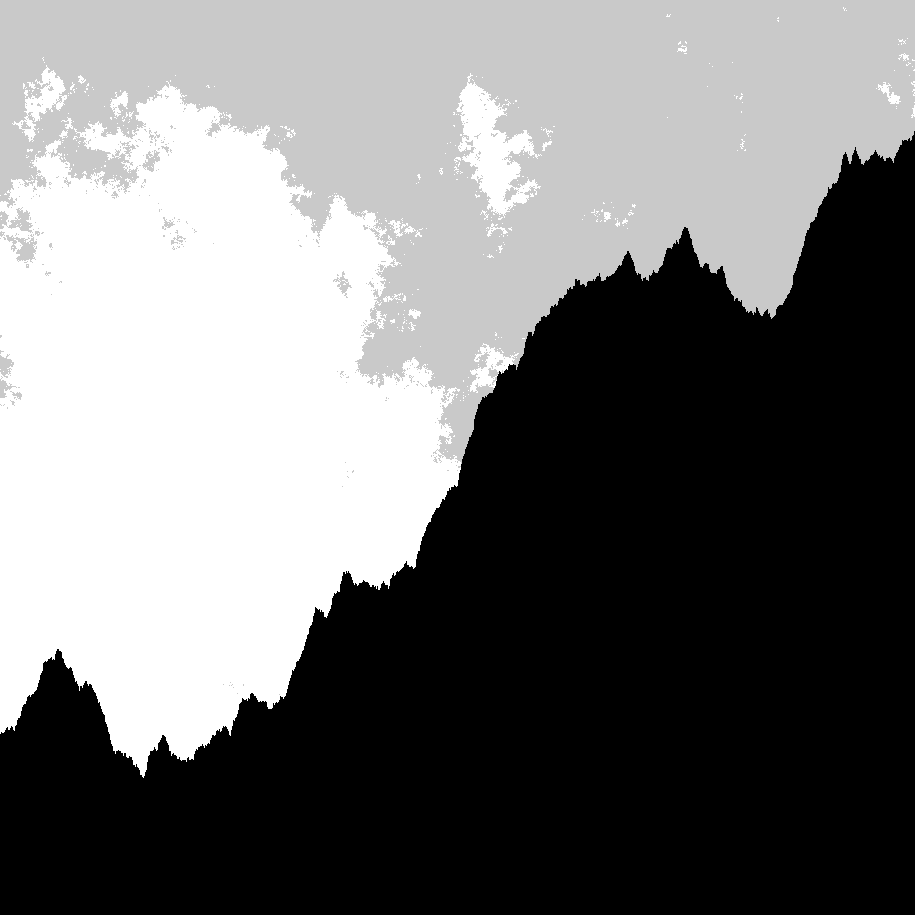
#> input picture images/mfTest1.png, 915 x 915 px, found by its file name
$ python colorReplace1.py
#> lines starting #> are read from the running program, lines starting #| are printed output that depends on the picture; after the words box and inside, x2 and y2 are one past the last pixel; in counts of white or black regions, pixels touching at a corner belong together
from PIL import Image
import numpy as np

im = Image.open('mfTest1.png')
#> im is the input picture: PIL image 915x915 RGB; min 0, max 255, mean 117.4
im = im.convert('RGBA')
#> im: PIL image 915x915 RGBA

data = np.array(im)   # "data" is a height x width x 4 numpy array
red, green, blue, alpha = data.T # Temporarily unpack the bands for readability
#> alpha: shape (915, 915); every value is 255

# Replace white with red... (leaves alpha values alone...)
whiteArea = (red == 255) & (blue == 255) & (green == 255)
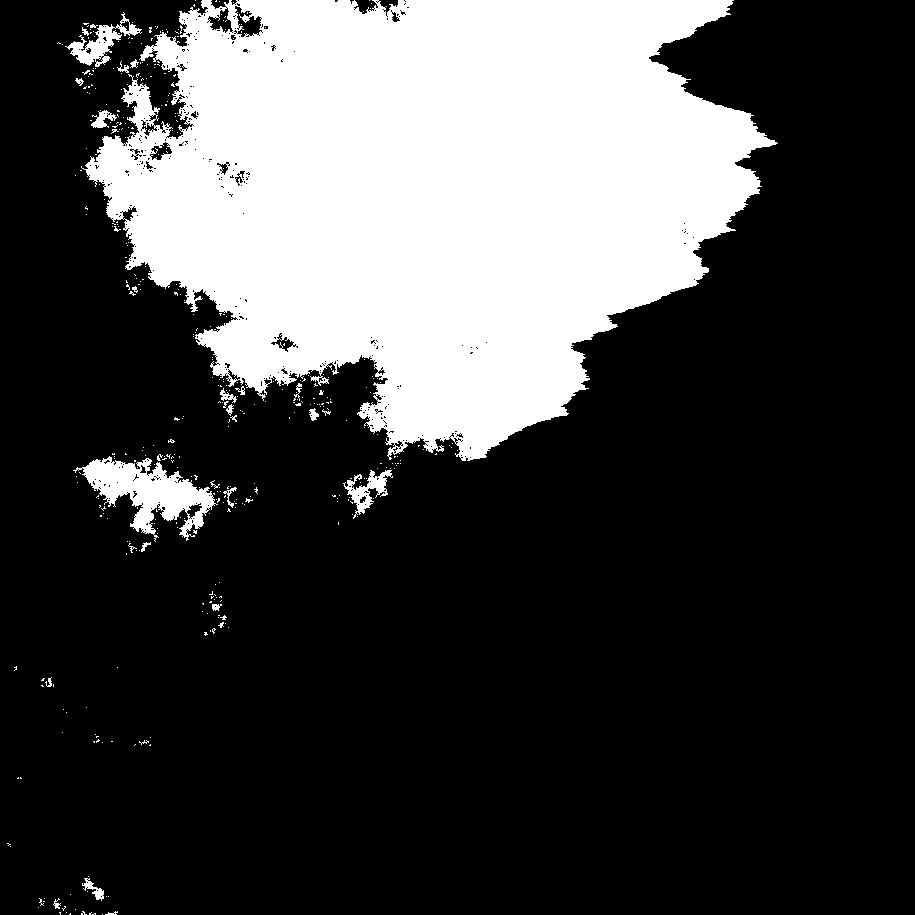
#> whiteArea: shape (915, 915) bool; 26.4% white; 425 white regions (397 under 20 px), largest, box (x1, y1, x2, y2) and area: (81, 0, 778, 461) 211302, (73, 456, 218, 542) 5079, (65, 12, 142, 67) 1223
greyArea = (red == 201) & (blue == 201) & (green == 201)
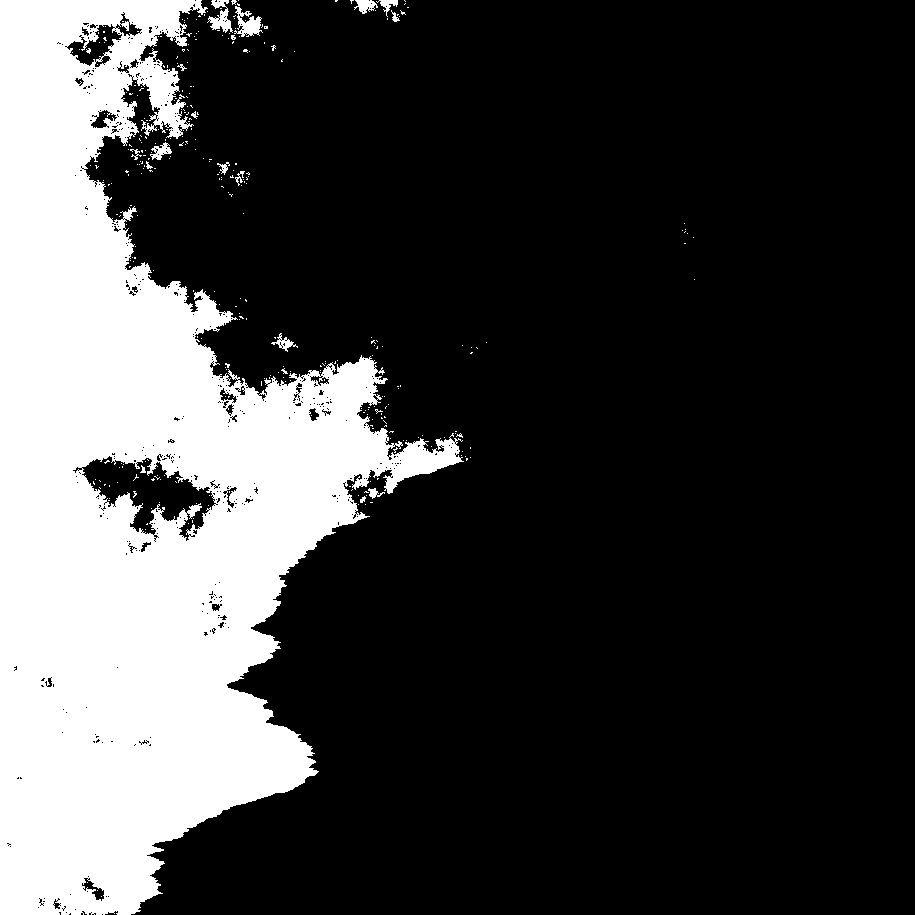
#> greyArea: shape (915, 915) bool; 24.9% white; 338 white regions (321 under 20 px), largest, box (x1, y1, x2, y2) and area: (0, 0, 464, 915) 205897, (234, 6, 263, 37) 431, (207, 0, 233, 33) 401
blackArea = (red == 0) & (blue == 0) & (green == 0)
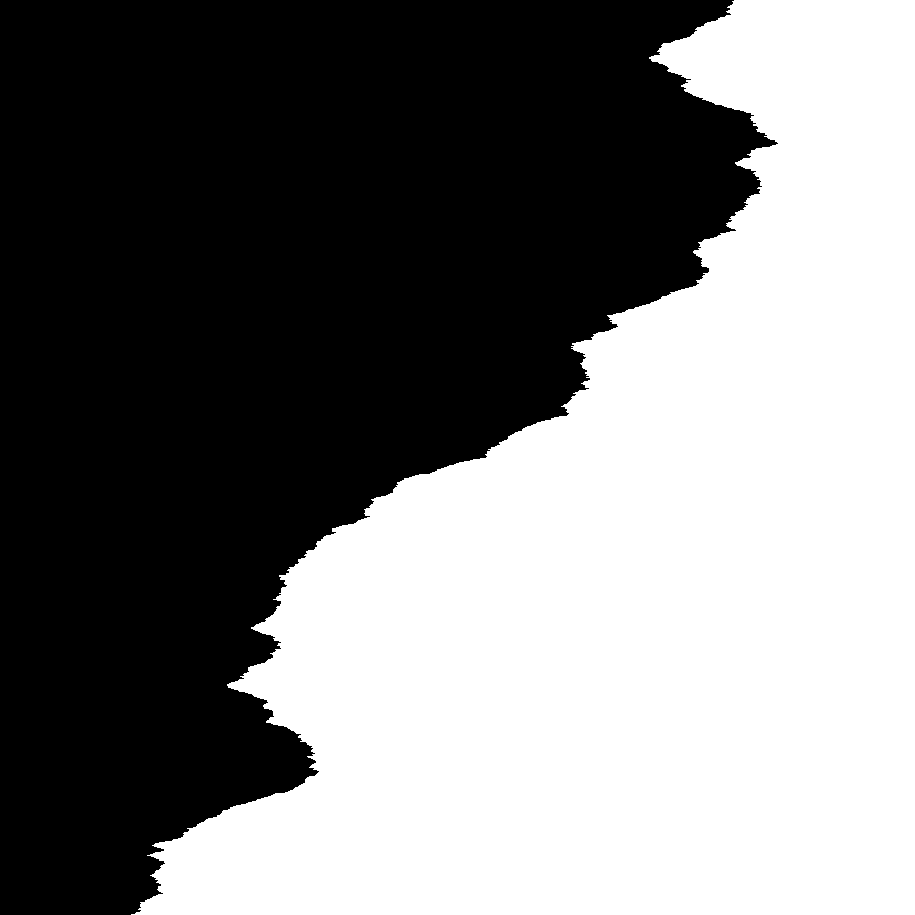
#> blackArea: shape (915, 915) bool; 48.7% white; 1 white region, box (x1, y1, x2, y2) and area: (131, 0, 915, 915) 407720

data[..., :-1][whiteArea.T] = (255, 0, 0) # Transpose back needed
data[..., :-1][greyArea.T] = (0, 255, 0) # Transpose back needed
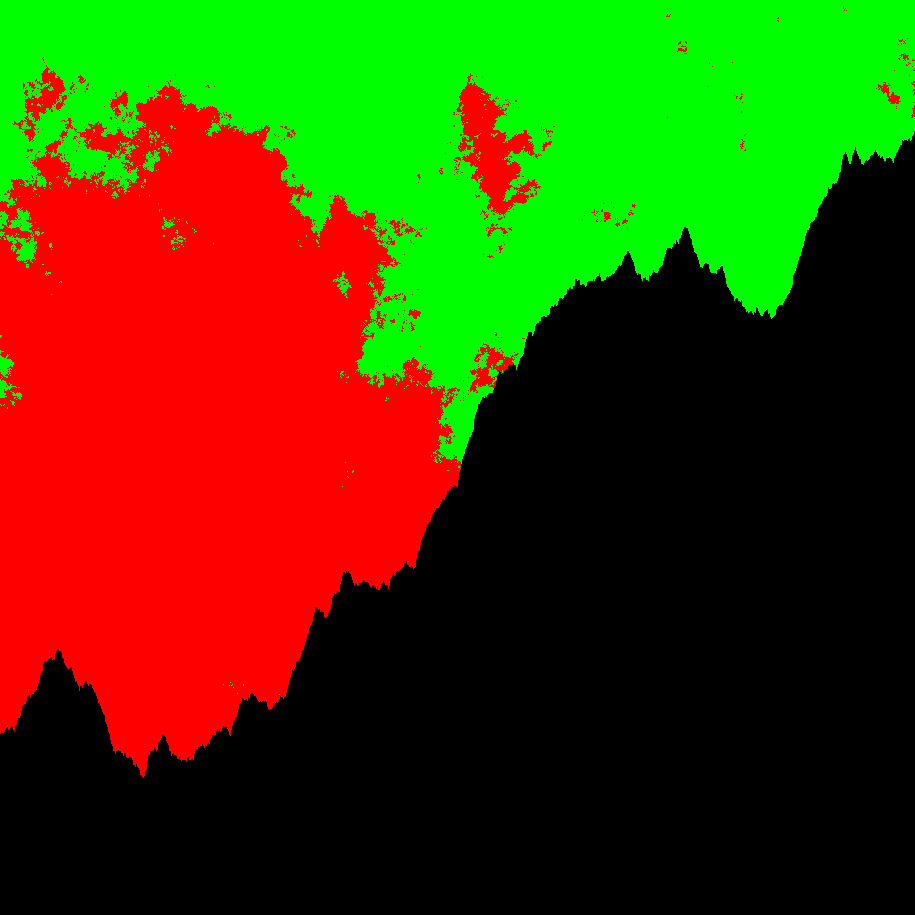
#> data: shape (915, 915, 4); mean R, G, B, A 67.3, 63.6, 0, 255
data[..., :-1][blackArea.T] = (0, 0, 255) # Transpose back needed
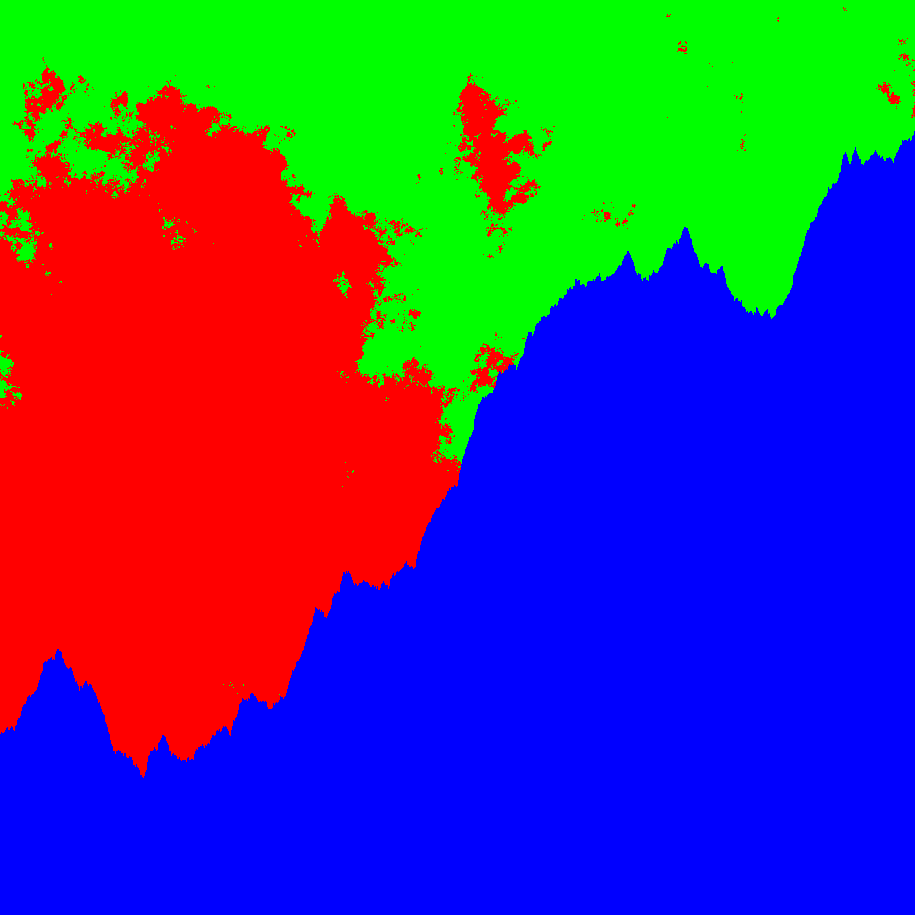
#> data: shape (915, 915, 4); mean R, G, B, A 67.3, 63.6, 124.2, 255

im2 = Image.fromarray(data)
im2.show()

$ run again, with images/compTest1.1_1.3.png copied over images/mfTest1.png
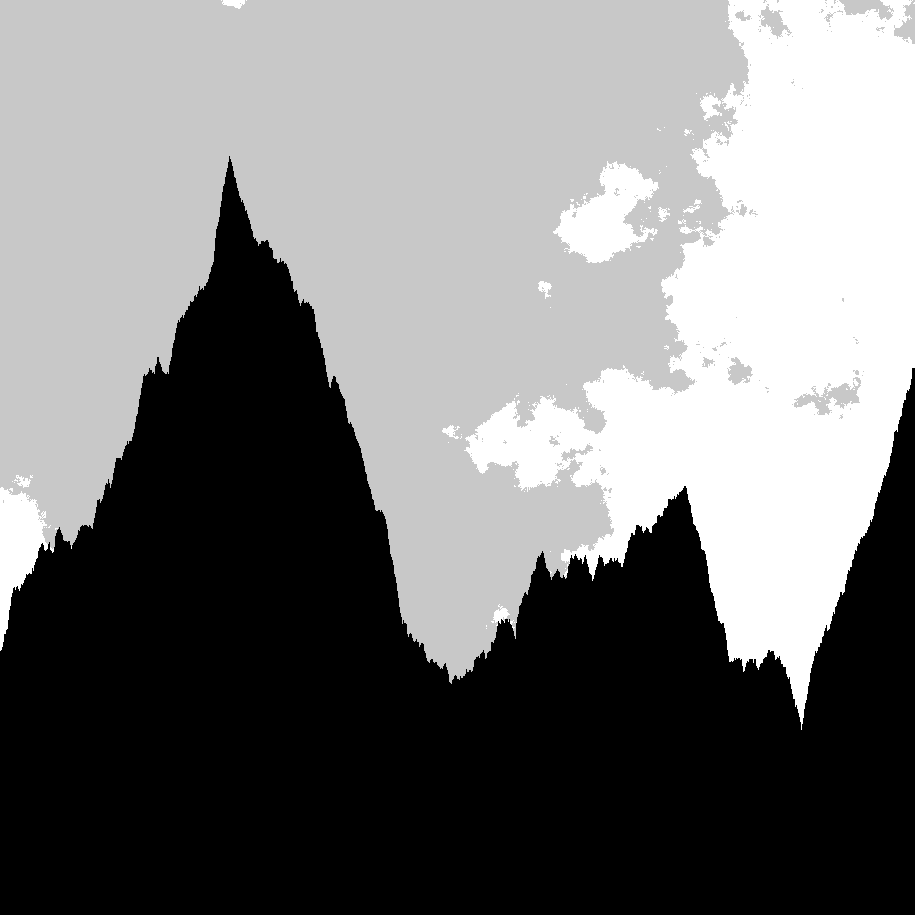
#> input picture images/compTest1.1_1.3.png, 915 x 915 px, found by its file name
#> im is the input picture: PIL image 915x915 RGBA; mean R, G, B, A 121.3, 121.3, 121.3, 255
#> alpha: shape (915, 915); every value is 255
#> `whiteArea = (red == 255) & (blue == 255) & (green == 255)`:
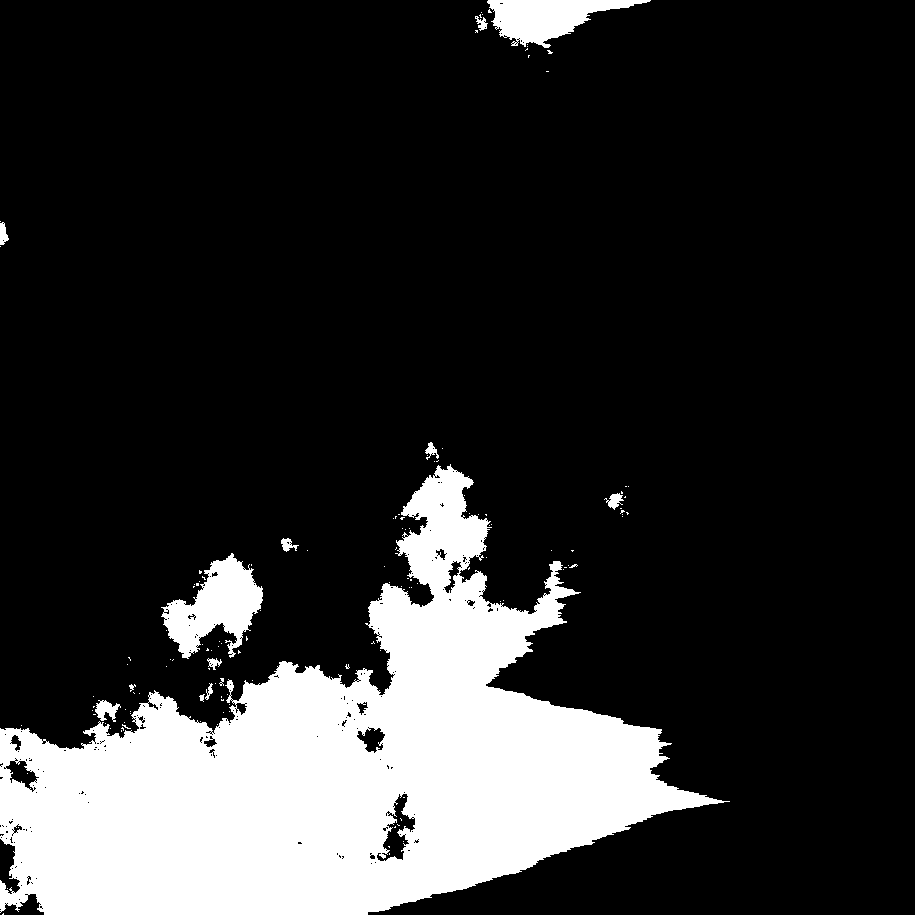
#> whiteArea: shape (915, 915) bool; 18.5% white; 136 white regions (122 under 20 px), largest, box (x1, y1, x2, y2) and area: (0, 464, 730, 915) 143982, (161, 553, 263, 659) 5424, (487, 0, 651, 48) 4003
#> greyArea: shape (915, 915) bool; every value is 0
#> blackArea: shape (915, 915) bool; 44.4% white; 1 white region, box (x1, y1, x2, y2) and area: (156, 0, 915, 915) 371931
#> `data[..., :-1][blackArea.T] = (0, 0, 255)`:
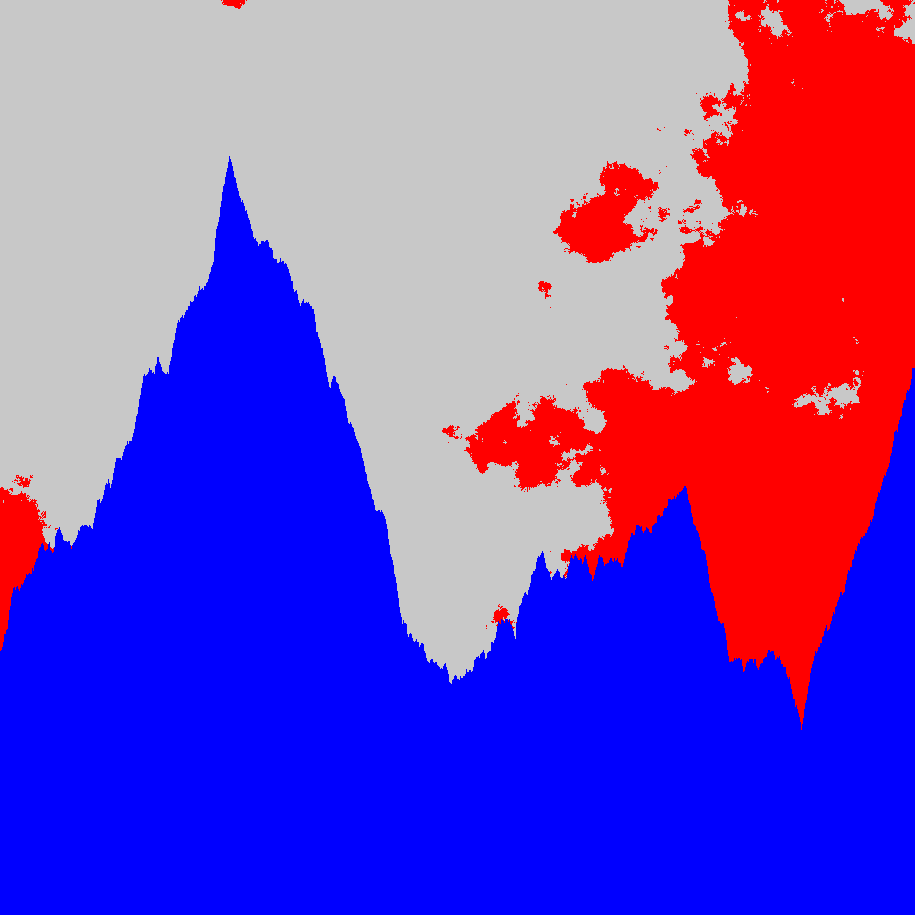
#> data: shape (915, 915, 4); mean R, G, B, A 121.3, 74.1, 187.4, 255

$ run again, with images/compTest1.1_1.5.png copied over images/mfTest1.png
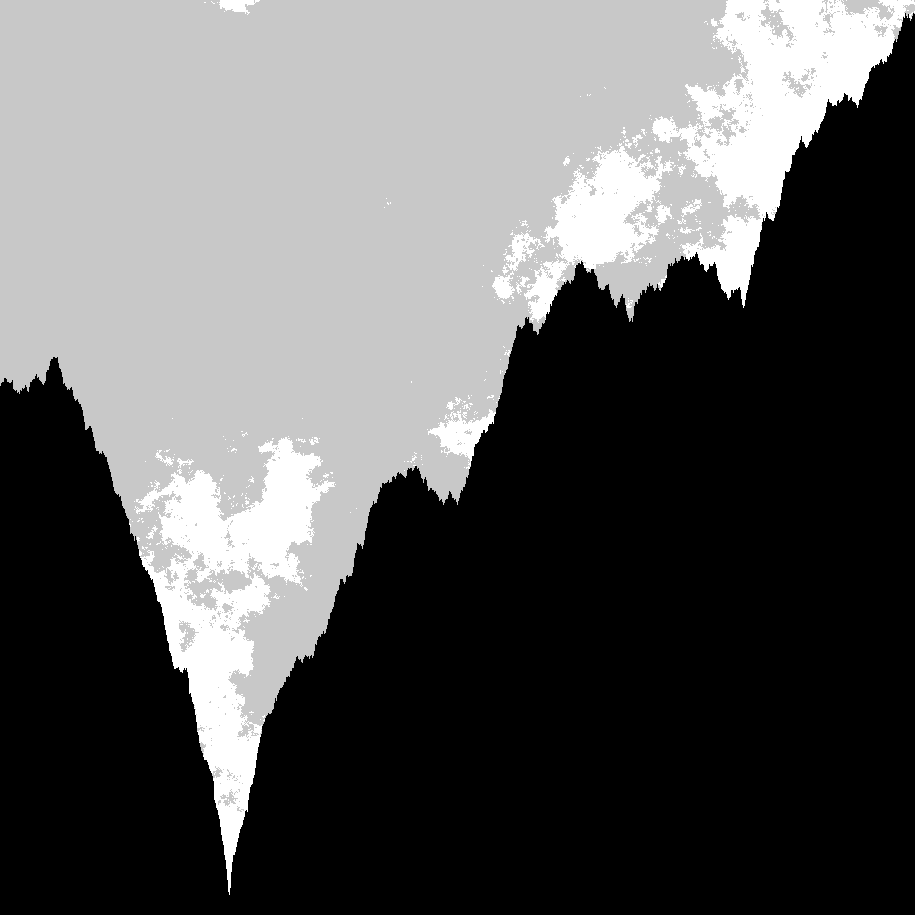
#> input picture images/compTest1.1_1.5.png, 915 x 915 px, found by its file name
#> im is the input picture: PIL image 915x915 RGBA; mean R, G, B, A 93.2, 93.2, 93.2, 255
#> alpha: shape (915, 915); every value is 255
#> `whiteArea = (red == 255) & (blue == 255) & (green == 255)`:
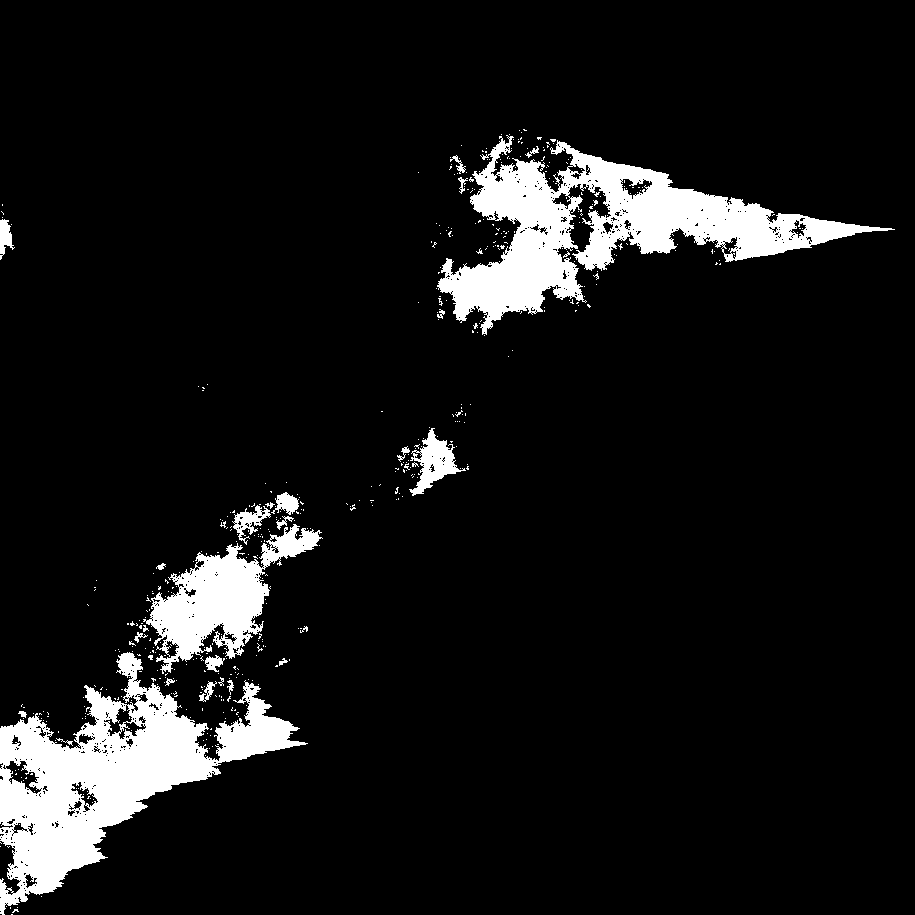
#> whiteArea: shape (915, 915) bool; 8.4% white; 498 white regions (471 under 20 px), largest, box (x1, y1, x2, y2) and area: (0, 652, 308, 915) 27773, (437, 135, 895, 335) 27411, (143, 524, 323, 674) 9706
#> greyArea: shape (915, 915) bool; every value is 0
#> blackArea: shape (915, 915) bool; 55.7% white; 1 black region, box (x1, y1, x2, y2) and area: (0, 0, 895, 915) 370704
#> `data[..., :-1][blackArea.T] = (0, 0, 255)`:
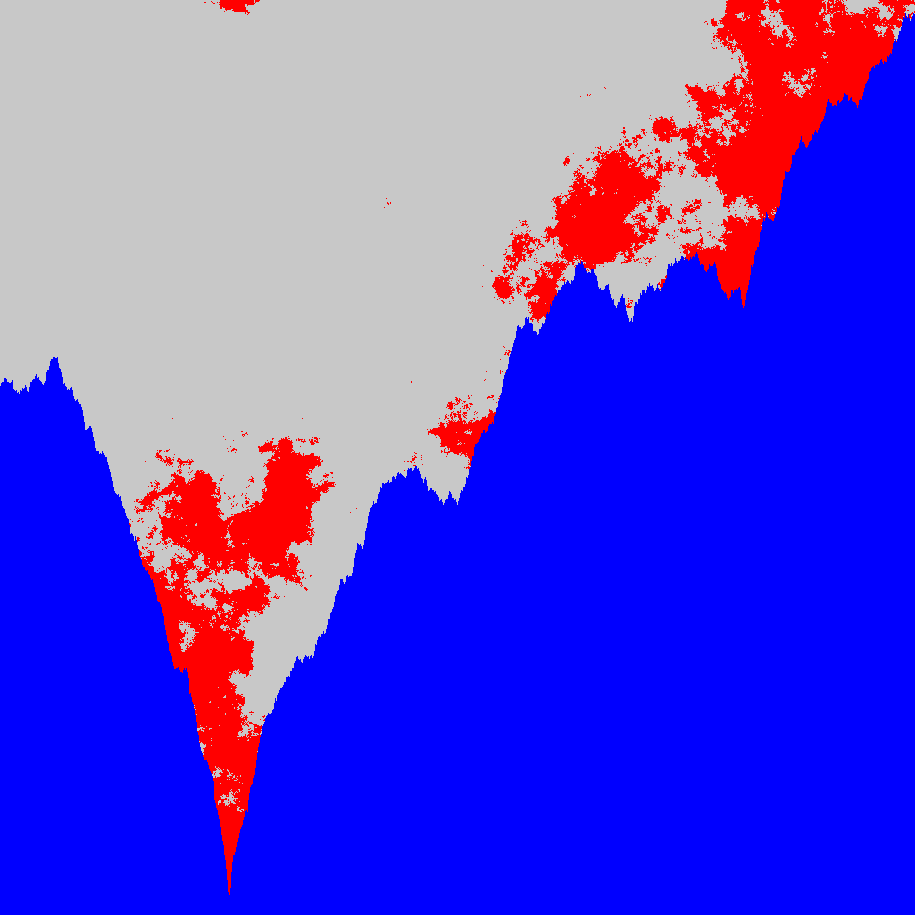
#> data: shape (915, 915, 4); mean R, G, B, A 93.2, 71.8, 213.9, 255
